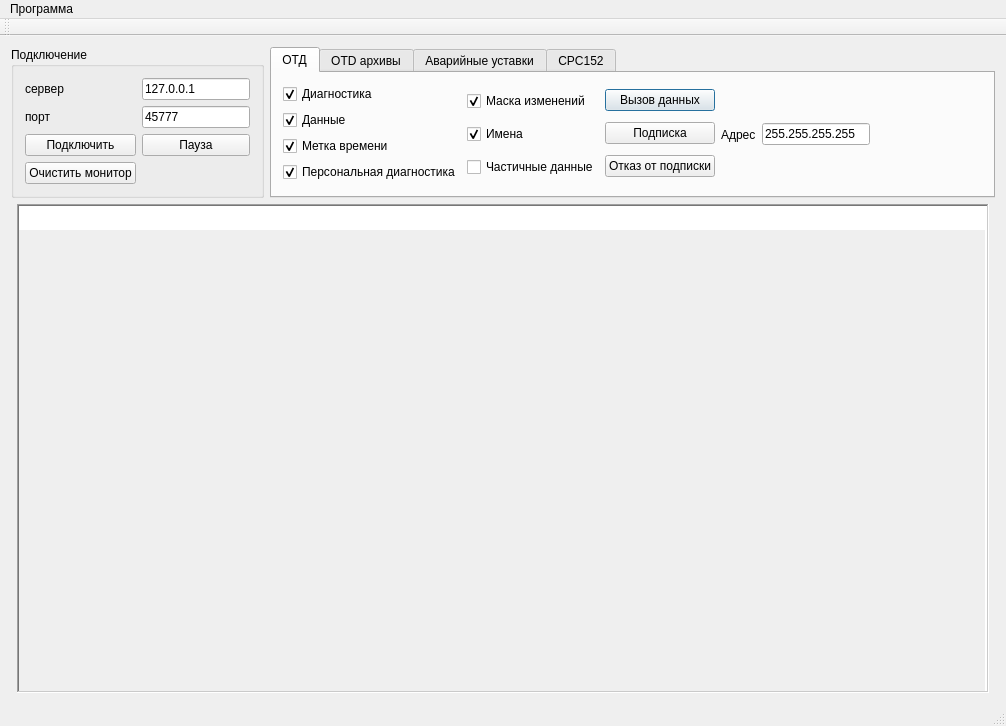
<?xml version="1.0" encoding="UTF-8"?>
<ui version="4.0">
 <class>OtdViewerMain</class>
 <widget class="QMainWindow" name="OtdViewerMain">
  <property name="geometry">
   <rect>
    <x>0</x>
    <y>0</y>
    <width>1006</width>
    <height>726</height>
   </rect>
  </property>
  <property name="windowTitle">
   <string>OtdViewerMain</string>
  </property>
  <property name="windowIcon">
   <iconset>
    <normaloff>Connections.bmp</normaloff>Connections.bmp</iconset>
  </property>
  <widget class="QWidget" name="centralWidget">
   <layout class="QGridLayout" name="gridLayout_7">
    <item row="2" column="0">
     <layout class="QGridLayout" name="gridLayout_6"/>
    </item>
    <item row="1" column="1">
     <widget class="QPlainTextEdit" name="monitor">
      <property name="enabled">
       <bool>true</bool>
      </property>
      <property name="sizePolicy">
       <sizepolicy hsizetype="Expanding" vsizetype="Expanding">
        <horstretch>1</horstretch>
        <verstretch>1</verstretch>
       </sizepolicy>
      </property>
      <property name="font">
       <font>
        <family>Courier</family>
        <pointsize>10</pointsize>
        <kerning>true</kerning>
       </font>
      </property>
      <property name="cursor" stdset="0">
       <cursorShape>IBeamCursor</cursorShape>
      </property>
      <property name="focusPolicy">
       <enum>Qt::NoFocus</enum>
      </property>
      <property name="acceptDrops">
       <bool>false</bool>
      </property>
      <property name="layoutDirection">
       <enum>Qt::LeftToRight</enum>
      </property>
      <property name="autoFillBackground">
       <bool>false</bool>
      </property>
      <property name="inputMethodHints">
       <set>Qt::ImhNone</set>
      </property>
      <property name="frameShape">
       <enum>QFrame::WinPanel</enum>
      </property>
      <property name="frameShadow">
       <enum>QFrame::Sunken</enum>
      </property>
      <property name="lineWrapMode">
       <enum>QPlainTextEdit::NoWrap</enum>
      </property>
      <property name="readOnly">
       <bool>true</bool>
      </property>
      <property name="maximumBlockCount">
       <number>2048</number>
      </property>
      <property name="backgroundVisible">
       <bool>true</bool>
      </property>
     </widget>
    </item>
    <item row="0" column="0" colspan="3">
     <layout class="QGridLayout" name="gridLayout_5">
      <item row="0" column="0">
       <widget class="QGroupBox" name="groupBox">
        <property name="sizePolicy">
         <sizepolicy hsizetype="Fixed" vsizetype="Fixed">
          <horstretch>0</horstretch>
          <verstretch>0</verstretch>
         </sizepolicy>
        </property>
        <property name="title">
         <string>Подключение</string>
        </property>
        <layout class="QGridLayout" name="gridLayout_4">
         <item row="1" column="0">
          <widget class="QLabel" name="label_2">
           <property name="text">
            <string>порт</string>
           </property>
          </widget>
         </item>
         <item row="1" column="1">
          <widget class="QLineEdit" name="otd_server_port">
           <property name="text">
            <string>45777</string>
           </property>
          </widget>
         </item>
         <item row="0" column="0">
          <widget class="QLabel" name="label">
           <property name="frameShape">
            <enum>QFrame::NoFrame</enum>
           </property>
           <property name="frameShadow">
            <enum>QFrame::Sunken</enum>
           </property>
           <property name="text">
            <string>сервер</string>
           </property>
           <property name="textFormat">
            <enum>Qt::PlainText</enum>
           </property>
          </widget>
         </item>
         <item row="0" column="1">
          <widget class="QLineEdit" name="otd_server_addr">
           <property name="text">
            <string>127.0.0.1</string>
           </property>
          </widget>
         </item>
         <item row="2" column="0">
          <widget class="QPushButton" name="bConnect">
           <property name="text">
            <string>Подключить</string>
           </property>
           <property name="icon">
            <iconset>
             <normaloff>Connections.bmp</normaloff>Connections.bmp</iconset>
           </property>
           <property name="iconSize">
            <size>
             <width>16</width>
             <height>16</height>
            </size>
           </property>
          </widget>
         </item>
         <item row="3" column="0">
          <widget class="QPushButton" name="bClearMon">
           <property name="text">
            <string>Очистить монитор</string>
           </property>
          </widget>
         </item>
         <item row="2" column="1">
          <widget class="QPushButton" name="b_paused">
           <property name="text">
            <string>Пауза</string>
           </property>
           <property name="checkable">
            <bool>true</bool>
           </property>
           <property name="checked">
            <bool>false</bool>
           </property>
          </widget>
         </item>
        </layout>
       </widget>
      </item>
      <item row="0" column="1">
       <widget class="QTabWidget" name="tabWidget">
        <property name="tabPosition">
         <enum>QTabWidget::North</enum>
        </property>
        <property name="currentIndex">
         <number>0</number>
        </property>
        <widget class="QWidget" name="tab">
         <attribute name="title">
          <string>ОТД</string>
         </attribute>
         <layout class="QHBoxLayout" name="horizontalLayout_3">
          <item>
           <layout class="QGridLayout" name="gridLayout">
            <item row="0" column="0">
             <widget class="QCheckBox" name="cbDiag">
              <property name="text">
               <string>Диагностика</string>
              </property>
              <property name="checked">
               <bool>true</bool>
              </property>
             </widget>
            </item>
            <item row="1" column="0">
             <widget class="QCheckBox" name="cbData">
              <property name="text">
               <string>Данные</string>
              </property>
              <property name="checked">
               <bool>true</bool>
              </property>
             </widget>
            </item>
            <item row="2" column="0">
             <widget class="QCheckBox" name="cbTimestamp">
              <property name="text">
               <string>Метка времени</string>
              </property>
              <property name="checked">
               <bool>true</bool>
              </property>
             </widget>
            </item>
            <item row="3" column="0">
             <widget class="QCheckBox" name="cbPersonalDiag">
              <property name="text">
               <string>Персональная диагностика</string>
              </property>
              <property name="checked">
               <bool>true</bool>
              </property>
             </widget>
            </item>
           </layout>
          </item>
          <item>
           <layout class="QGridLayout" name="gridLayout_2">
            <item row="0" column="0">
             <widget class="QCheckBox" name="cbChangesMask">
              <property name="text">
               <string>Маска изменений</string>
              </property>
              <property name="checked">
               <bool>true</bool>
              </property>
             </widget>
            </item>
            <item row="1" column="0">
             <widget class="QCheckBox" name="cbNames">
              <property name="text">
               <string>Имена</string>
              </property>
              <property name="checked">
               <bool>true</bool>
              </property>
             </widget>
            </item>
            <item row="2" column="0">
             <widget class="QCheckBox" name="cbPartData">
              <property name="text">
               <string>Частичные данные</string>
              </property>
             </widget>
            </item>
           </layout>
          </item>
          <item>
           <layout class="QGridLayout" name="gridLayout_3">
            <item row="0" column="0">
             <widget class="QPushButton" name="bCallData">
              <property name="text">
               <string>Вызов данных</string>
              </property>
              <property name="autoRepeat">
               <bool>true</bool>
              </property>
              <property name="autoRepeatDelay">
               <number>250</number>
              </property>
              <property name="autoRepeatInterval">
               <number>0</number>
              </property>
              <property name="default">
               <bool>true</bool>
              </property>
              <property name="flat">
               <bool>false</bool>
              </property>
             </widget>
            </item>
            <item row="1" column="0">
             <widget class="QPushButton" name="bOrderData">
              <property name="text">
               <string>Подписка</string>
              </property>
             </widget>
            </item>
            <item row="2" column="0">
             <widget class="QPushButton" name="bUnorderData">
              <property name="text">
               <string>Отказ от подписки</string>
              </property>
             </widget>
            </item>
           </layout>
          </item>
          <item>
           <layout class="QHBoxLayout" name="horizontalLayout">
            <item>
             <widget class="QLabel" name="label_3">
              <property name="text">
               <string>Адрес</string>
              </property>
             </widget>
            </item>
            <item>
             <widget class="QLineEdit" name="otd_addr">
              <property name="sizePolicy">
               <sizepolicy hsizetype="Fixed" vsizetype="Fixed">
                <horstretch>0</horstretch>
                <verstretch>0</verstretch>
               </sizepolicy>
              </property>
              <property name="text">
               <string>255.255.255.255</string>
              </property>
             </widget>
            </item>
           </layout>
          </item>
          <item>
           <spacer name="horizontalSpacer">
            <property name="orientation">
             <enum>Qt::Horizontal</enum>
            </property>
            <property name="sizeHint" stdset="0">
             <size>
              <width>40</width>
              <height>20</height>
             </size>
            </property>
           </spacer>
          </item>
         </layout>
        </widget>
        <widget class="QWidget" name="tab_2">
         <attribute name="title">
          <string>OTD архивы</string>
         </attribute>
         <widget class="QListView" name="ArchList">
          <property name="geometry">
           <rect>
            <x>141</x>
            <y>10</y>
            <width>481</width>
            <height>111</height>
           </rect>
          </property>
          <property name="resizeMode">
           <enum>QListView::Adjust</enum>
          </property>
          <property name="layoutMode">
           <enum>QListView::Batched</enum>
          </property>
         </widget>
         <widget class="QWidget" name="layoutWidget">
          <property name="geometry">
           <rect>
            <x>2</x>
            <y>3</y>
            <width>138</width>
            <height>124</height>
           </rect>
          </property>
          <layout class="QVBoxLayout" name="verticalLayout_3">
           <property name="sizeConstraint">
            <enum>QLayout::SetFixedSize</enum>
           </property>
           <item>
            <widget class="QPushButton" name="bGetArchList">
             <property name="text">
              <string>Список</string>
             </property>
            </widget>
           </item>
           <item>
            <widget class="QPushButton" name="bGetArchive">
             <property name="text">
              <string>Получить архив</string>
             </property>
            </widget>
           </item>
           <item>
            <widget class="QPushButton" name="bGetAndErase">
             <property name="text">
              <string>Получить и удалить</string>
             </property>
            </widget>
           </item>
           <item>
            <widget class="QPushButton" name="bEraseArchive">
             <property name="text">
              <string>Удалить архив</string>
             </property>
            </widget>
           </item>
          </layout>
         </widget>
        </widget>
        <widget class="QWidget" name="tab_3">
         <attribute name="title">
          <string>Аварийные уставки</string>
         </attribute>
         <widget class="QWidget" name="layoutWidget">
          <property name="geometry">
           <rect>
            <x>10</x>
            <y>0</y>
            <width>335</width>
            <height>117</height>
           </rect>
          </property>
          <layout class="QGridLayout" name="gridLayout_8">
           <item row="0" column="0" rowspan="3">
            <widget class="QGroupBox" name="groupBox_2">
             <property name="title">
              <string>Команда</string>
             </property>
             <property name="flat">
              <bool>true</bool>
             </property>
             <property name="checkable">
              <bool>false</bool>
             </property>
             <layout class="QHBoxLayout" name="horizontalLayout_2">
              <item>
               <layout class="QVBoxLayout" name="verticalLayout_2">
                <item>
                 <widget class="QRadioButton" name="acClear">
                  <property name="text">
                   <string>Очистить</string>
                  </property>
                 </widget>
                </item>
                <item>
                 <widget class="QRadioButton" name="acLess">
                  <property name="text">
                   <string>Меньше</string>
                  </property>
                 </widget>
                </item>
                <item>
                 <widget class="QRadioButton" name="acMore">
                  <property name="text">
                   <string>Больше</string>
                  </property>
                  <property name="checked">
                   <bool>true</bool>
                  </property>
                 </widget>
                </item>
               </layout>
              </item>
             </layout>
            </widget>
           </item>
           <item row="0" column="1">
            <widget class="QLabel" name="label_4">
             <property name="text">
              <string>Адрес параметра</string>
             </property>
            </widget>
           </item>
           <item row="0" column="2">
            <widget class="QLineEdit" name="apAddrParam">
             <property name="text">
              <string>1.1.0.0-1</string>
             </property>
            </widget>
           </item>
           <item row="1" column="1">
            <widget class="QLabel" name="label_5">
             <property name="text">
              <string>Значение</string>
             </property>
            </widget>
           </item>
           <item row="1" column="2">
            <widget class="QLineEdit" name="apValue"/>
           </item>
           <item row="2" column="1">
            <widget class="QPushButton" name="btnSendAlarmParam">
             <property name="text">
              <string>Выполнить</string>
             </property>
            </widget>
           </item>
          </layout>
         </widget>
        </widget>
        <widget class="QWidget" name="tab_4">
         <attribute name="title">
          <string>СPC152</string>
         </attribute>
         <widget class="QListView" name="cpc152_alarm_list">
          <property name="geometry">
           <rect>
            <x>132</x>
            <y>0</y>
            <width>270</width>
            <height>111</height>
           </rect>
          </property>
         </widget>
         <widget class="QWidget" name="layoutWidget">
          <property name="geometry">
           <rect>
            <x>0</x>
            <y>1</y>
            <width>131</width>
            <height>111</height>
           </rect>
          </property>
          <layout class="QVBoxLayout" name="verticalLayout">
           <item>
            <widget class="QPushButton" name="bCpc152GetAlarmList">
             <property name="text">
              <string>Список</string>
             </property>
            </widget>
           </item>
           <item>
            <widget class="QPushButton" name="bCpc152GetAlarm">
             <property name="text">
              <string>Получить</string>
             </property>
            </widget>
           </item>
           <item>
            <widget class="QCheckBox" name="cbEraseAlarmFile">
             <property name="text">
              <string>Удалять арихвы</string>
             </property>
            </widget>
           </item>
           <item>
            <widget class="QCheckBox" name="cbOnlyArchShow">
             <property name="text">
              <string>Только архивы</string>
             </property>
            </widget>
           </item>
          </layout>
         </widget>
         <widget class="QWidget" name="layoutWidget">
          <property name="geometry">
           <rect>
            <x>405</x>
            <y>3</y>
            <width>74</width>
            <height>80</height>
           </rect>
          </property>
          <layout class="QVBoxLayout" name="verticalLayout_4">
           <item>
            <widget class="QLabel" name="label_6">
             <property name="text">
              <string>Устройство</string>
             </property>
            </widget>
           </item>
           <item>
            <widget class="QLabel" name="label_7">
             <property name="text">
              <string>группа</string>
             </property>
            </widget>
           </item>
           <item>
            <widget class="QLabel" name="label_8">
             <property name="text">
              <string>параметр</string>
             </property>
            </widget>
           </item>
          </layout>
         </widget>
         <widget class="QWidget" name="layoutWidget">
          <property name="geometry">
           <rect>
            <x>478</x>
            <y>3</y>
            <width>127</width>
            <height>80</height>
           </rect>
          </property>
          <layout class="QVBoxLayout" name="verticalLayout_5">
           <item>
            <widget class="QLineEdit" name="dev_num"/>
           </item>
           <item>
            <widget class="QLineEdit" name="grp_num"/>
           </item>
           <item>
            <widget class="QLineEdit" name="param_num"/>
           </item>
          </layout>
         </widget>
         <widget class="QWidget" name="layoutWidget">
          <property name="geometry">
           <rect>
            <x>406</x>
            <y>90</y>
            <width>190</width>
            <height>22</height>
           </rect>
          </property>
          <layout class="QHBoxLayout" name="horizontalLayout_4">
           <item>
            <widget class="QRadioButton" name="RB_cpc152_off">
             <property name="text">
              <string>ОТКЛ</string>
             </property>
            </widget>
           </item>
           <item>
            <widget class="QRadioButton" name="RB_cpc152_on">
             <property name="text">
              <string>ВКЛ</string>
             </property>
            </widget>
           </item>
          </layout>
         </widget>
         <widget class="QSplitter" name="splitter">
          <property name="geometry">
           <rect>
            <x>610</x>
            <y>1</y>
            <width>80</width>
            <height>66</height>
           </rect>
          </property>
          <property name="orientation">
           <enum>Qt::Vertical</enum>
          </property>
          <widget class="QPushButton" name="bCpc152AlarmAdd">
           <property name="text">
            <string>Добавить</string>
           </property>
          </widget>
          <widget class="QPushButton" name="bCpc152AlarmErase">
           <property name="text">
            <string>Удалить</string>
           </property>
          </widget>
          <widget class="QPushButton" name="bCpc152AlarmClear">
           <property name="text">
            <string>Очистить</string>
           </property>
          </widget>
         </widget>
        </widget>
       </widget>
      </item>
     </layout>
    </item>
   </layout>
  </widget>
  <widget class="QMenuBar" name="menuBar">
   <property name="geometry">
    <rect>
     <x>0</x>
     <y>0</y>
     <width>1006</width>
     <height>18</height>
    </rect>
   </property>
   <widget class="QMenu" name="menu">
    <property name="title">
     <string>Программа</string>
    </property>
    <addaction name="act_about"/>
    <addaction name="separator"/>
    <addaction name="act_exit"/>
   </widget>
   <addaction name="menu"/>
  </widget>
  <widget class="QToolBar" name="mainToolBar">
   <attribute name="toolBarArea">
    <enum>TopToolBarArea</enum>
   </attribute>
   <attribute name="toolBarBreak">
    <bool>false</bool>
   </attribute>
  </widget>
  <widget class="QStatusBar" name="statusBar"/>
  <action name="act_about">
   <property name="text">
    <string>О программе</string>
   </property>
  </action>
  <action name="act_exit">
   <property name="text">
    <string>Завершить</string>
   </property>
   <property name="toolTip">
    <string>Завершить работу</string>
   </property>
  </action>
 </widget>
 <layoutdefault spacing="6" margin="11"/>
 <tabstops>
  <tabstop>cbPersonalDiag</tabstop>
  <tabstop>cbChangesMask</tabstop>
  <tabstop>otd_server_addr</tabstop>
  <tabstop>otd_server_port</tabstop>
  <tabstop>cbDiag</tabstop>
  <tabstop>cbData</tabstop>
  <tabstop>cbTimestamp</tabstop>
  <tabstop>cbNames</tabstop>
  <tabstop>cbPartData</tabstop>
  <tabstop>bCallData</tabstop>
  <tabstop>bOrderData</tabstop>
  <tabstop>bUnorderData</tabstop>
  <tabstop>otd_addr</tabstop>
 </tabstops>
 <resources/>
 <connections/>
</ui>
